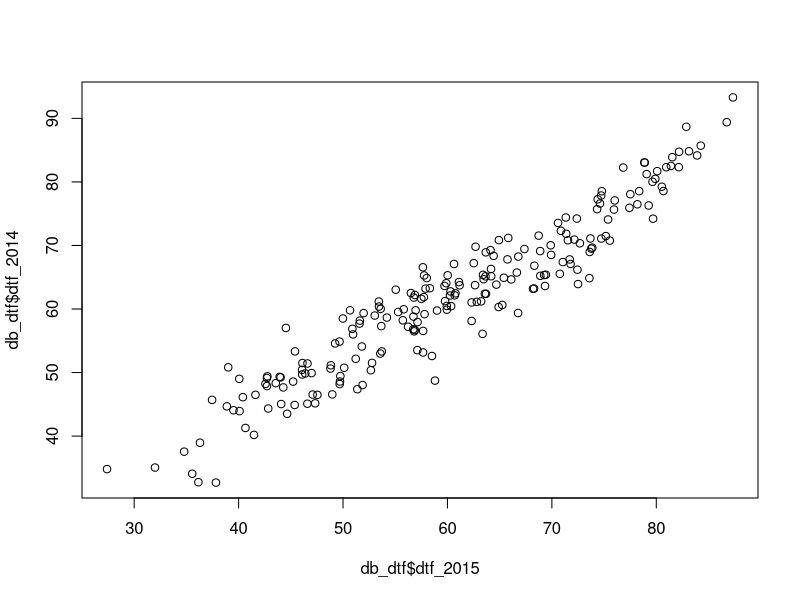
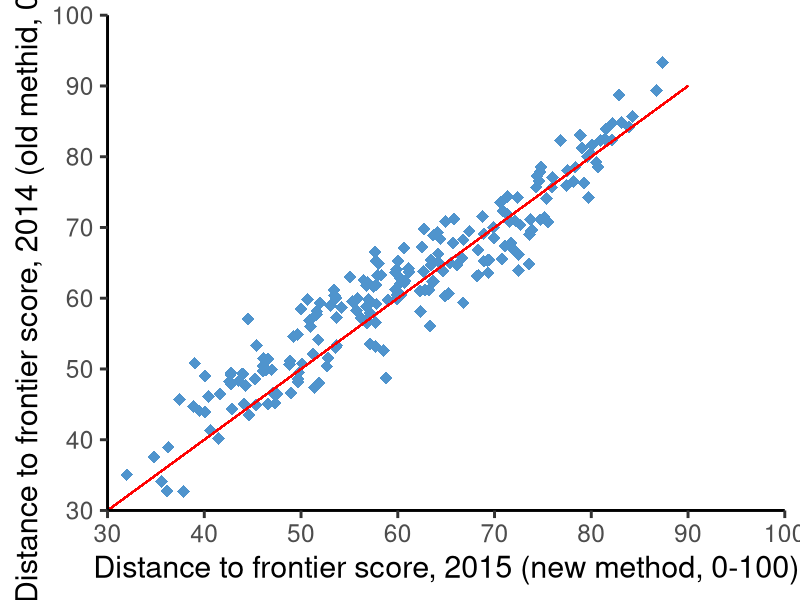
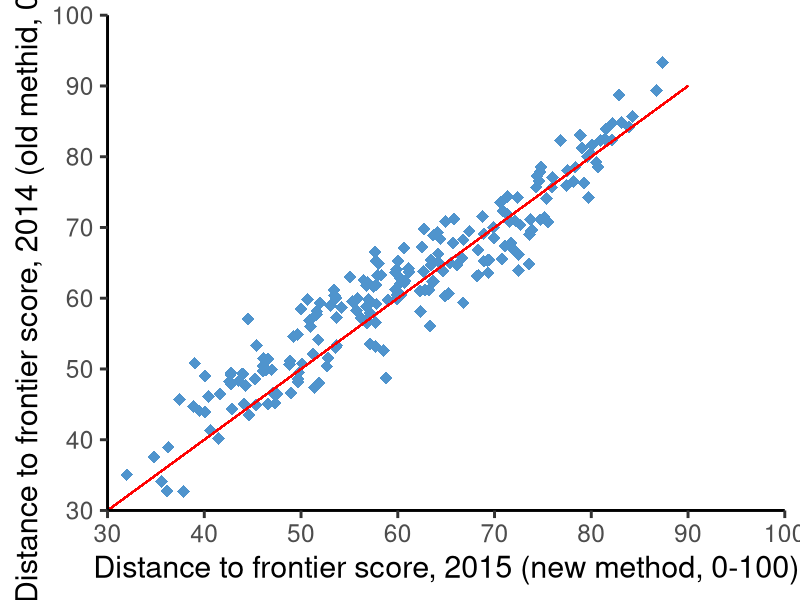

Source code (R) for these figures, in order:
library(readxl)
library(reshape2)
library(ggplot2)

# Load data
setwd("/Users/andrew/Documents/Work/WBG/reproducibleresearch/wbg-rr/")

#download.file("http://www.doingbusiness.org/~/media/GIAWB/Doing%20Business/Documents/Miscellaneous/DB16-Distance-to-Frontier-dataset.xlsx",
#              "DB16-Distance-to-Frontier-dataset.xlsx")
db_dtf_new <- read_excel("DB16-Distance-to-Frontier-dataset.xlsx", sheet = 1)
db_dtf_old <- read_excel("DB16-Distance-to-Frontier-dataset.xlsx", sheet = 2)
db_dtf_new <- db_dtf_new[db_dtf_new$"DB Year" == 2015,c("Economy", "Overall")]
db_dtf_old <- db_dtf_old[db_dtf_old$"DB Year" == 2014,c("Economy","Overall (previous methodology)")]
colnames(db_dtf_old) <- c("country", "dtf_2014")
colnames(db_dtf_new) <- c("country", "dtf_2015")
rownames(db_dtf_old) <- NULL
rownames(db_dtf_new) <- NULL
db_dtf <- merge(db_dtf_old, db_dtf_new)

# Output correlation

cor(db_dtf$dtf_2015, db_dtf$dtf_2014)

# Simple plot

plot(db_dtf$dtf_2015, db_dtf$dtf_2014)

# Pretty plot

ggplot(db_dtf, aes(dtf_2015, dtf_2014)) +
  geom_point(shape=18, size=4, color="steelblue3") +
  scale_x_continuous(breaks=seq(30,100,10), limits = c(30, 100), expand=c(0,0)) +
  scale_y_continuous(breaks=seq(30,100,10), limits = c(30, 100), expand=c(0,0)) +
  theme_bw(base_size = 22) +
  theme(axis.line = element_line(colour = "black"),
        panel.grid.major = element_blank(),
        panel.grid.minor = element_blank(),
        panel.border = element_blank(),
        panel.background = element_blank()) +
  xlab("Distance to frontier score, 2015 (new method, 0-100)") +
  ylab("Distance to frontier score, 2014 (old methid, 0-100)") +
  geom_segment(aes(x = 30, y = 30, xend = 90, yend = 90), colour = "red")

ggsave("fig1.2butnot.png", dpi=96, width=12, height=8)
